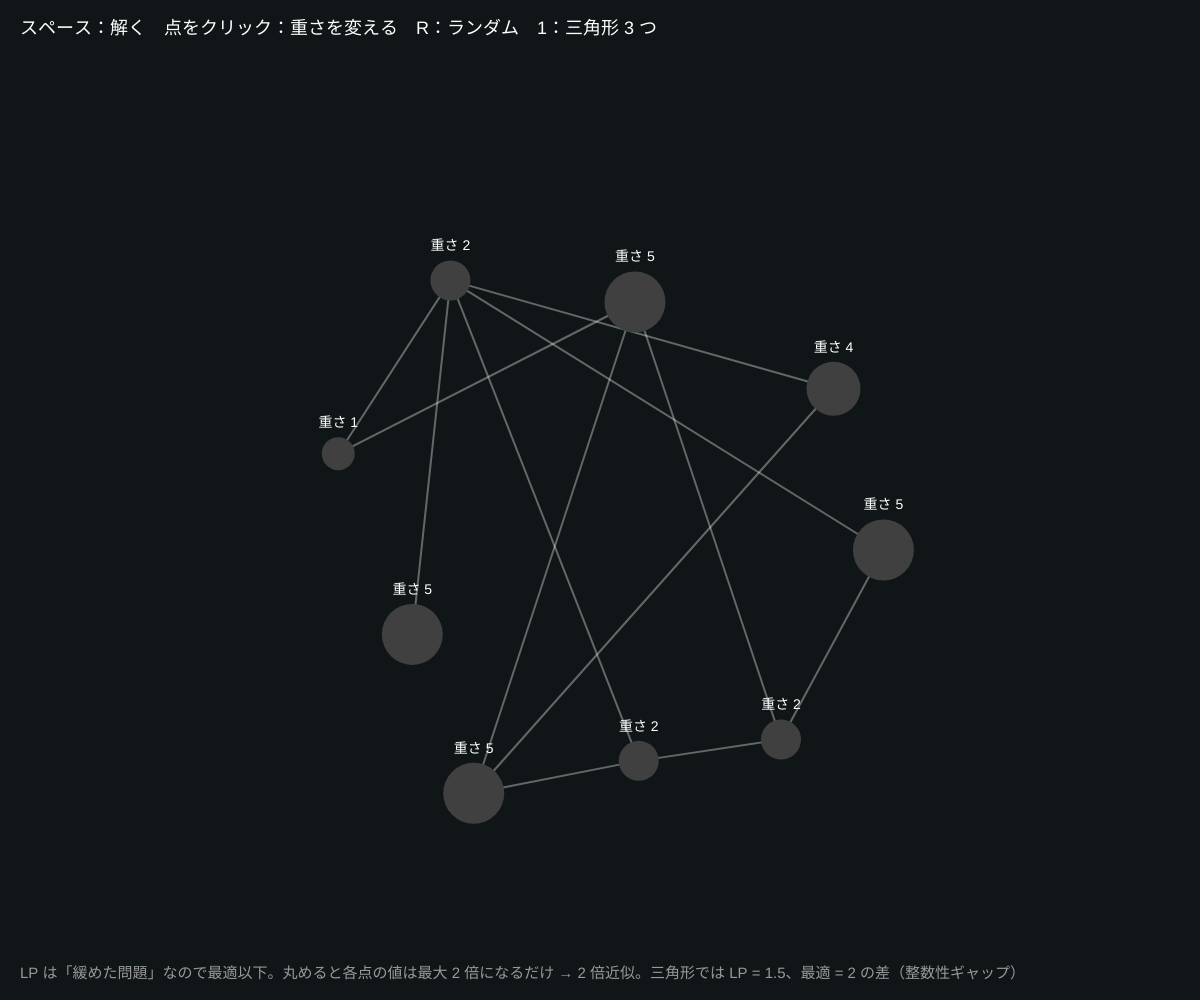
Frame 1 (no input)
Frame 60 (no input): identical to frame 1, image omitted
Frame 120 (the mouse pressed at the canvas centre since frame 60): identical to frame 1, image omitted

The p5.js sketch that drew this single still picture (run headless with seeded random() and noise() and a simulated clock; from frame 60 on, the mouse is pressed at the canvas centre):

// p5.js sketch
// ── sketch.js
// ============================================
// 14 重みつき頂点被覆：線形計画で緩めて、丸める
// 点に重さ（費用）がある。費用の合計が最小の頂点被覆は NP 困難
// ① 「取る = 1／取らない = 0」を「0〜1 の小数 x」に緩める（線形計画法：各線で x_u + x_v ≥ 1）→ 多項式時間で解ける
// ② x ≥ 1/2 の点を全部取る（丸め）→ どの線も片方は 1/2 以上なので被覆になり、費用は LP の 2 倍以下 ≤ 最適の 2 倍
// 実はこの LP の最適解は 0, 1/2, 1 だけで作れる（だからここでは 3ⁿ 通りを調べて LP を解いている）
// スペース：解く / 点をクリック：重さを 1→2→…→6 / R：ランダム / 1：三角形（LP が 1/2 だらけになる例）
// ============================================

let nodes = [], edges = [];
let lp = null, ip = null, gen = null;
let N = 9;    // ★ 点の数（LP は 3^N、整数の最適は 2^N 通りを調べる）

function setup() {
  createCanvas(windowWidth, windowHeight);
  colorMode(HSB, 360, 100, 100, 100);
  randomGraph();
}
function randomGraph() {
  nodes = []; edges = [];
  let cx = width / 2, cy = height * 0.55, R = min(width * 0.3, height * 0.32);
  for (let i = 0; i < N; i++) nodes.push({ x: cx + cos(TWO_PI * i / N) * R * random(0.6, 1), y: cy + sin(TWO_PI * i / N) * R * random(0.6, 1), w: floor(random(1, 7)) });
  for (let i = 0; i < N; i++) for (let j = i + 1; j < N; j++) if (random() < 0.3) edges.push([i, j]);
  if (edges.length === 0) edges.push([0, 1]);
  reset();
}
function triangles() {
  nodes = []; edges = [];
  let cx = width / 2, cy = height * 0.55, R = min(width, height) * 0.28;
  for (let t = 0; t < 3; t++) for (let k = 0; k < 3; k++) {
    let a = TWO_PI * t / 3, b = a + TWO_PI * k / 3 + HALF_PI;
    nodes.push({ x: cx + cos(a) * R + cos(b) * R * 0.35, y: cy + sin(a) * R + sin(b) * R * 0.35, w: 1 });
  }
  for (let t = 0; t < 3; t++) edges.push([3 * t, 3 * t + 1], [3 * t + 1, 3 * t + 2], [3 * t, 3 * t + 2]);
  reset();
}
function reset() { lp = null; ip = null; gen = null; }

function* solveAll() {
  let n = nodes.length, best = null, bestI = null;
  let x = new Array(n).fill(0);
  let total = pow(3, n);
  for (let code = 0; code < total; code++) {
    let c = code;
    for (let i = 0; i < n; i++) { x[i] = (c % 3) / 2; c = floor(c / 3); }
    if (edges.every(([a, b]) => x[a] + x[b] >= 1)) {
      let cost = x.reduce((s, v, i) => s + v * nodes[i].w, 0);
      if (!best || cost < best.cost - 1e-9) best = { x: x.slice(), cost };
      if (x.every((v) => v !== 0.5) && (!bestI || cost < bestI.cost)) bestI = { x: x.slice(), cost };
    }
    if (code % 400 === 0) { lp = best; yield code / total; }
  }
  lp = best; ip = bestI;
}

function draw() {
  background(190, 30, 9);
  let progress = 1;
  if (gen) { let r = gen.next(); if (r.done) gen = null; else progress = r.value; }
  let rounded = lp ? lp.x.map((v) => v >= 0.5) : null;

  for (let [a, b] of edges) { stroke(0, 0, 100, 35); strokeWeight(2); line(nodes[a].x, nodes[a].y, nodes[b].x, nodes[b].y); }
  nodes.forEach((p, i) => {
    let r = 26 + p.w * 7;
    let v = lp ? lp.x[i] : 0;
    noStroke();
    fill(0, 0, 25); circle(p.x, p.y, r);
    // LP の値を「水位」で表す
    if (lp) {
      fill(v === 1 ? color(45, 85, 100) : v === 0.5 ? color(190, 70, 100) : color(0, 0, 25));
      arc(p.x, p.y, r, r, HALF_PI - PI * v, HALF_PI + PI * v, CHORD);
    }
    if (ip && !gen && ip.x[i] === 1) { noFill(); stroke(280, 70, 100); strokeWeight(3); drawingContext.setLineDash([6, 4]); circle(p.x, p.y, r + 14); drawingContext.setLineDash([]); }
    if (rounded && !gen && rounded[i]) { noFill(); stroke(130, 80, 100); strokeWeight(4); circle(p.x, p.y, r + 4); }
    noStroke(); fill(0, 0, 100); textAlign(CENTER, CENTER); textSize(14);
    text('重さ ' + p.w, p.x, p.y - r / 2 - 14);
    if (lp) { textSize(16); fill(0, 0, 100); text(v === 0.5 ? '½' : v, p.x, p.y); }
  });

  noStroke(); textAlign(LEFT, BASELINE); fill(0, 0, 100); textSize(18);
  text('スペース：解く　点をクリック：重さを変える　R：ランダム　1：三角形 3 つ', 20, 34);
  if (gen) { fill(45, 80, 100); text('LP を解いています… ' + nf(progress * 100, 1, 0) + '%', 20, 68); }
  if (lp && !gen) {
    let rc = rounded.reduce((s, b, i) => s + (b ? nodes[i].w : 0), 0);
    textSize(19);
    fill(190, 70, 100); text('① LP（小数を許す）の最小費用 = ' + nf(lp.cost, 1, 1) + '　（青 = ½、黄 = 1）', 20, 70);
    fill(280, 60, 100); text('   本当の最適（0/1 だけ）= ' + (ip ? ip.cost : '?') + '　（紫の点線）', 20, 98);
    fill(130, 70, 100); text('② ½ 以上を丸めて取る = ' + rc + '（緑の輪）　→ ' + nf(lp.cost, 1, 1) + ' ≤ ' + (ip ? ip.cost : '?') + ' ≤ ' + rc + ' ≤ 2 × ' + nf(lp.cost, 1, 1) + ' = ' + nf(2 * lp.cost, 1, 1), 20, 126);
  }
  fill(0, 0, 60); textSize(15);
  text('LP は「緩めた問題」なので最適以下。丸めると各点の値は最大 2 倍になるだけ → 2 倍近似。三角形では LP = 1.5、最適 = 2 の差（整数性ギャップ）', 20, height - 22);
}

function mousePressed() {
  for (let p of nodes) if (dist(mouseX, mouseY, p.x, p.y) < 20 + p.w * 4) { p.w = (p.w % 6) + 1; reset(); return; }
}
function keyPressed() {
  if (key === ' ' && !gen) gen = solveAll();
  if (key === 'r' || key === 'R') randomGraph();
  if (key === '1') triangles();
}
function windowResized() { resizeCanvas(windowWidth, windowHeight); }

// ---------- やってみよう ----------
// 1. 三角形（1）で LP の値が全部 ½ になるのを確かめよう。丸めると全部取る（費用 9、最適 6）
// 2. 重さを極端に（6 と 1）してみよう。LP はどこに 1 を置く？
// 3. 丸めのしきい値を ½ 以外（例えば 0.6）にすると、被覆にならないことがある。なぜ？
